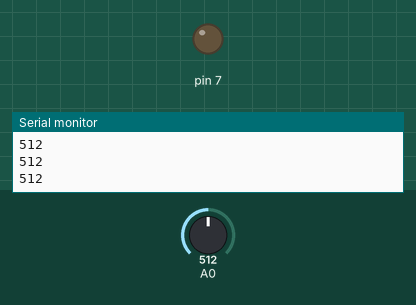
Bench run of a sketch on a simulated Arduino Uno, built with avr-gcc and run on an emulated ATmega328P. Parts: output pins drawn as LEDs (lit = HIGH), the last lines printed to the serial monitor. Inputs (shaded band) come from the test bench; at power-on: A0 = 512.

Above: at 1.2 s.
1.3 s: A0 set to 586
2.8 s: A0 set to 613
At 3.5 s:
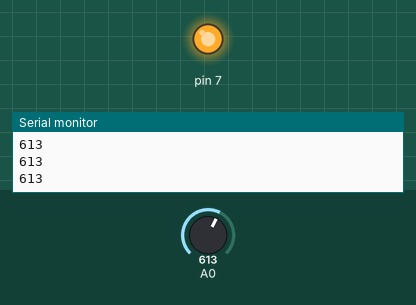
4.4 s: A0 set to 590
At 4.9 s:
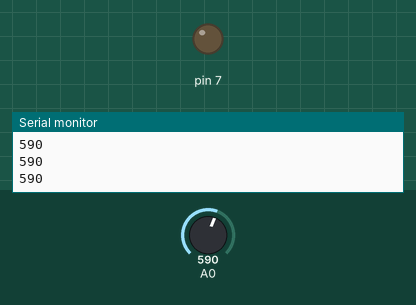
6.0 s: A0 set to 610
At 7.5 s:
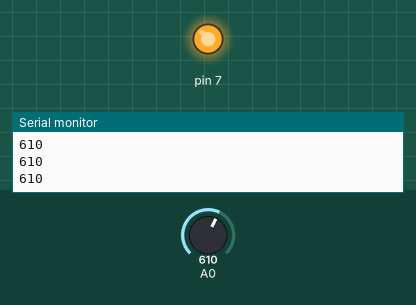
Timing chart, 0 to 8.6 s (numbered marks = the images above; inputs shaded):
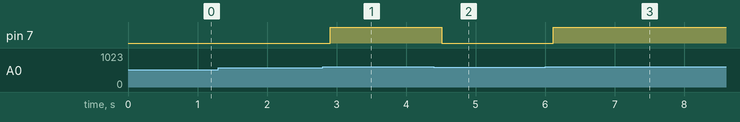

Measured:
- the behaviour switches between 600 and 601 on A0 (found by bisection; images 0 and 1)
- after the input at 2.8 s, pin 7: LOW → HIGH after 0.11 s
- after the input at 4.4 s, pin 7: HIGH → LOW after 0.11 s
- after the input at 6.0 s, pin 7: LOW → HIGH after 0.12 s

The sketch:

sketch_jun04b.ino
```cpp
void setup()
{
Serial.begin(9600);
pinMode(7,OUTPUT);
}

void loop()
{
  int LUMI=analogRead(0);
  Serial.println(LUMI);
  delay(100);
  if(LUMI>600)
  {
  digitalWrite(7,HIGH);
  }
  else
  digitalWrite(7,LOW);

}
```
